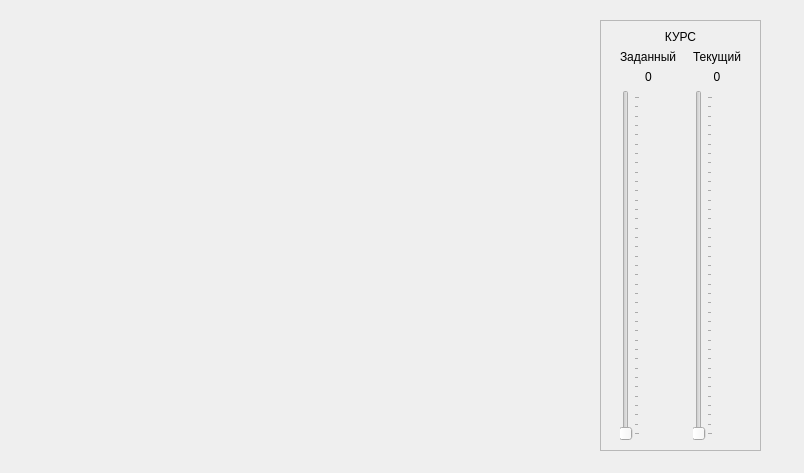
<?xml version="1.0" encoding="UTF-8"?>
<ui version="4.0">
 <class>CompassForm</class>
 <widget class="QWidget" name="CompassForm">
  <property name="geometry">
   <rect>
    <x>0</x>
    <y>0</y>
    <width>804</width>
    <height>473</height>
   </rect>
  </property>
  <property name="windowTitle">
   <string>Form</string>
  </property>
  <widget class="QFrame" name="frameSetYaw">
   <property name="geometry">
    <rect>
     <x>600</x>
     <y>20</y>
     <width>161</width>
     <height>431</height>
    </rect>
   </property>
   <property name="sizePolicy">
    <sizepolicy hsizetype="Maximum" vsizetype="Preferred">
     <horstretch>0</horstretch>
     <verstretch>0</verstretch>
    </sizepolicy>
   </property>
   <property name="frameShape">
    <enum>QFrame::StyledPanel</enum>
   </property>
   <layout class="QGridLayout" name="gridLayout">
    <item row="1" column="0">
     <widget class="QLabel" name="lblSetYaw">
      <property name="text">
       <string>Заданный</string>
      </property>
     </widget>
    </item>
    <item row="3" column="0">
     <widget class="QSlider" name="sldYawSet">
      <property name="maximum">
       <number>360</number>
      </property>
      <property name="tracking">
       <bool>true</bool>
      </property>
      <property name="orientation">
       <enum>Qt::Vertical</enum>
      </property>
      <property name="invertedAppearance">
       <bool>false</bool>
      </property>
      <property name="tickPosition">
       <enum>QSlider::TicksBelow</enum>
      </property>
     </widget>
    </item>
    <item row="3" column="1">
     <widget class="QSlider" name="sldYawCurrent">
      <property name="maximum">
       <number>360</number>
      </property>
      <property name="orientation">
       <enum>Qt::Vertical</enum>
      </property>
      <property name="tickPosition">
       <enum>QSlider::TicksBelow</enum>
      </property>
     </widget>
    </item>
    <item row="1" column="1">
     <widget class="QLabel" name="lblCurrentYaw">
      <property name="text">
       <string>Текущий</string>
      </property>
     </widget>
    </item>
    <item row="2" column="0">
     <widget class="QLabel" name="lblSetYawValue">
      <property name="text">
       <string>0</string>
      </property>
      <property name="alignment">
       <set>Qt::AlignCenter</set>
      </property>
     </widget>
    </item>
    <item row="2" column="1">
     <widget class="QLabel" name="lblYawCurrentValue">
      <property name="text">
       <string>0</string>
      </property>
      <property name="alignment">
       <set>Qt::AlignCenter</set>
      </property>
     </widget>
    </item>
    <item row="0" column="0" colspan="2">
     <widget class="QLabel" name="label">
      <property name="text">
       <string>КУРС</string>
      </property>
      <property name="alignment">
       <set>Qt::AlignCenter</set>
      </property>
     </widget>
    </item>
   </layout>
  </widget>
 </widget>
 <resources/>
 <connections/>
</ui>
